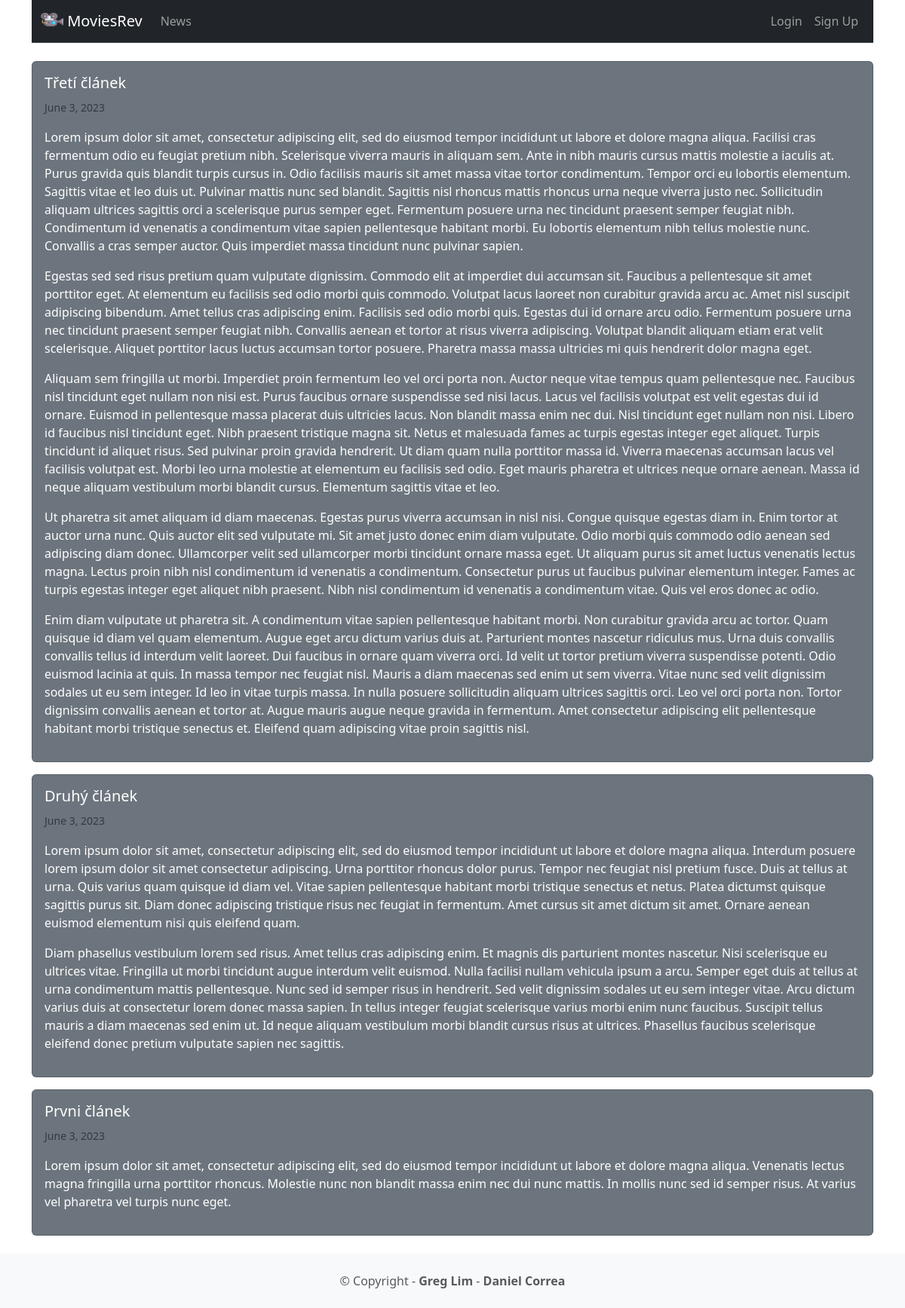
Page /news/ on the committed database.
### news/models.py (models this page shows, shortened)
class News(models.Model):
    headline = models.CharField(max_length=200)
    body = models.TextField()
    date = models.DateField()
    insert_date=models.DateTimeField(auto_now_add=True)
    update_date=models.DateTimeField(auto_now=True)

### news/views.py (the view)
# urls.py: path('news/',include('news.urls')),
def news(request):
    newss=News.objects.all().order_by('-insert_date')
    return render(request,'news.html',{'newss':newss})

### news/templates/news.html (shortened to what this page needs)
{% extends 'base.html' %}
{% block content %}
<br>
{% for news in newss %}
  <div class="card text-bg-secondary mb-3">
      <div class="row g-0">
        <div class="col-md-12">
          <div class="card-body">
            <h5 class="card-title">{{ news.headline }}</h5>
            <p class="card-text"><small class="text-body-secondary">{{ news.date }}</small></p>
            <p class="card-text">{{ news.body | linebreaks }}</p>
          </div>
        </div>
      </div>
    </div>
  {% endfor %}
{% endblock content %}

### rows in the picture
News: headline "Třetí článek", date "June 3, 2023", body "Lorem ipsum dolor sit amet, consectetur adipiscing elit, sed do eiusmod tempor incididunt ut labore et dolore magna aliqua. Facilisi cras fermentum odio eu feugiat pretium nibh. Scelerisque viverra mauris in aliquam sem. Ante in nibh mauris cursus mattis molestie a iaculis at. Purus gravida quis blandit turpis cursus in. Odio facilisis mauris sit amet massa vitae tortor condimentum. Tempor orci eu lobortis elementum. Sagittis vitae et leo duis ut. Pulvinar mattis nunc sed blandit. Sagittis nisl rhoncus mattis rhoncus urna neque viverra justo nec. Sollicitudin aliquam ultrices sagittis orci a scelerisque purus semper eget. Fermentum posuere urna nec tincidunt praesent semper feugiat nibh.…"
News: headline "Druhý článek", date "June 3, 2023", body "Lorem ipsum dolor sit amet, consectetur adipiscing elit, sed do eiusmod tempor incididunt ut labore et dolore magna aliqua. Interdum posuere lorem ipsum dolor sit amet consectetur adipiscing. Urna porttitor rhoncus dolor purus. Tempor nec feugiat nisl pretium fusce. Duis at tellus at urna. Quis varius quam quisque id diam vel. Vitae sapien pellentesque habitant morbi tristique senectus et netus. Platea dictumst quisque sagittis purus sit. Diam donec adipiscing tristique risus nec feugiat in fermentum. Amet cursus sit amet dictum sit amet. Ornare aenean euismod elementum nisi quis eleifend quam. Diam phasellus vestibulum lorem sed risus. Amet tellus cras adipiscing enim. Et magnis dis…"
News: headline "Prvni článek", date "June 3, 2023", body "Lorem ipsum dolor sit amet, consectetur adipiscing elit, sed do eiusmod tempor incididunt ut labore et dolore magna aliqua. Venenatis lectus magna fringilla urna porttitor rhoncus. Molestie nunc non blandit massa enim nec dui nunc mattis. In mollis nunc sed id semper risus. At varius vel pharetra vel turpis nunc eget."
